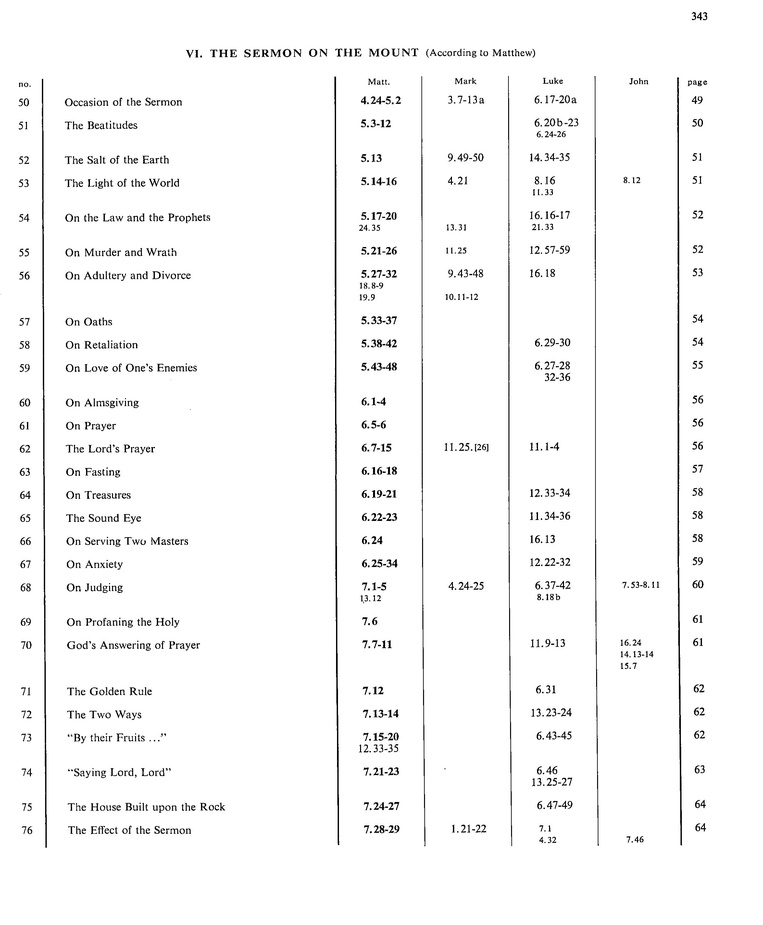
#> input picture bible/harmony/cut/harmony-1.2.jpg, 763 x 925 px, shrunk from 2350 x 2850 before the run
$ jupyter execute 'OpenCV playground.ipynb'
#> lines starting #> are read from the running program, lines starting #| are printed output that depends on the picture; after the words box and inside, x2 and y2 are one past the last pixel; in counts of white or black regions, pixels touching at a corner belong together
[cell 1]
import numpy as np
import cv2
from matplotlib import pyplot as plt

[cell 2]
image = cv2.imread("cut/harmony-1.2.jpg")
#> image is the input picture: shape (925, 763, 3); min 0, max 255, mean 247.8

[cell 3]
# convert the image to grayscale and flip the foreground
# and background to ensure foreground is now "white" and
# the background is "black"
gray = cv2.cvtColor(image, cv2.COLOR_BGR2GRAY)
gray = cv2.bitwise_not(gray)
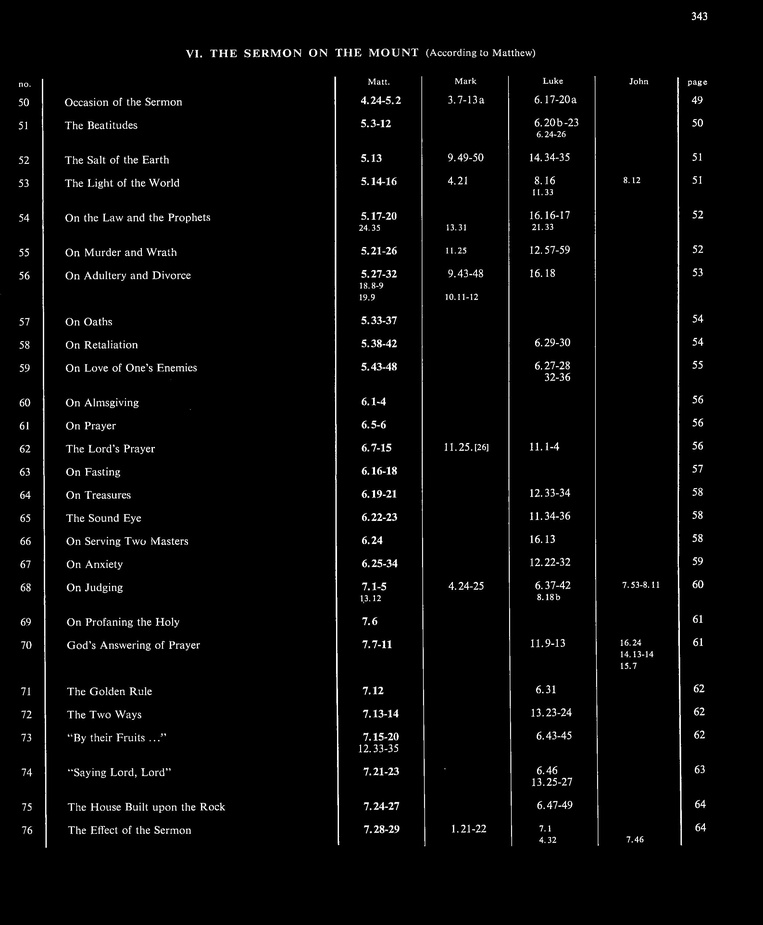
#> gray: shape (925, 763); min 0, max 255, mean 7.2

# threshold the image, setting all foreground pixels to
# 255 and all background pixels to 0
thresh = cv2.threshold(gray, 0, 255,
	cv2.THRESH_BINARY | cv2.THRESH_OTSU)[1]
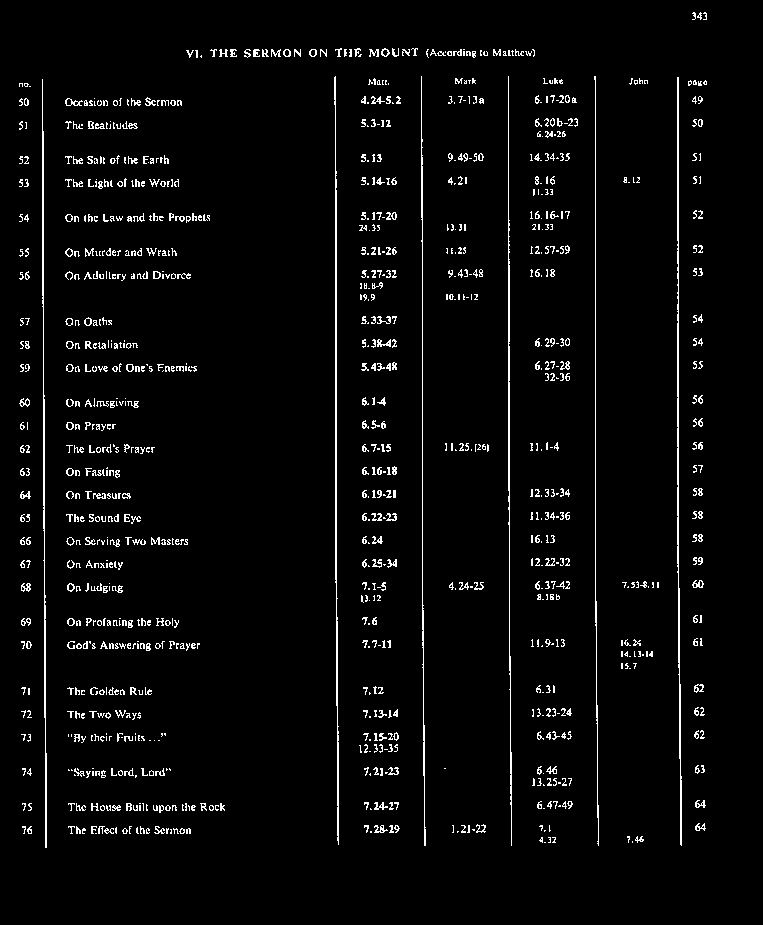
#> thresh: shape (925, 763); 3.5% white in thin lines or dots, all inside (x1, y1, x2, y2) = (19, 12, 707, 848)

[cell 4]
# grab the (x, y) coordinates of all pixel values that
# are greater than zero, then use these coordinates to
# compute a rotated bounding box that contains all
# coordinates
coords = np.column_stack(np.where(thresh > 0))
#> coords = 24921 pairs, first value 12 to 847, second value 19 to 706
angle = cv2.minAreaRect(coords)[-1]
#> angle = -89.82

[cell 5]
# the `cv2.minAreaRect` function returns values in the
# range [-90, 0); as the rectangle rotates clockwise the
# returned angle trends to 0 -- in this special case we
# need to add 90 degrees to the angle
if angle < -45:
	angle = -(90 + angle)
#> angle = -0.18

# otherwise, just take the inverse of the angle to make
# it positive
else:
	angle = -angle

[cell 6]
# rotate the image to deskew it
(h, w) = image.shape[:2]
#> h = 925; w = 763
center = (w // 2, h // 2)
#> center = (381, 462)
M = cv2.getRotationMatrix2D(center, angle, 1.0)
#> M = [[1, -0.00315, 1.46], [0.00315, 1, -1.2]]
rotated = cv2.warpAffine(image, M, (w, h),
	flags=cv2.INTER_CUBIC, borderMode=cv2.BORDER_REPLICATE)
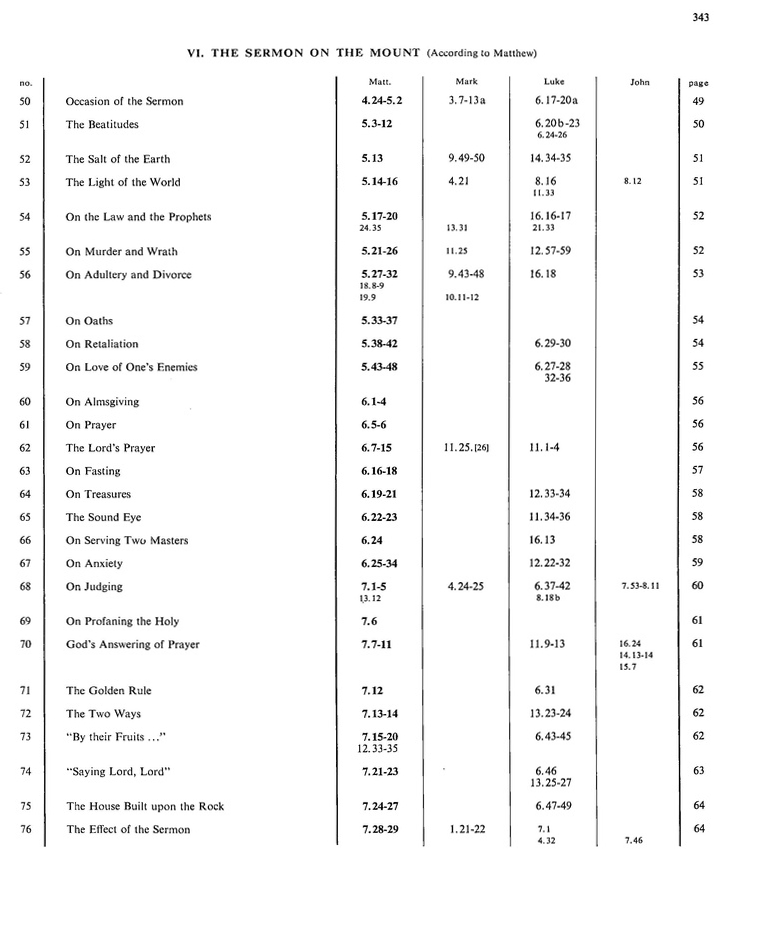
#> rotated: shape (925, 763, 3); min 0, max 255, mean 247.6

[cell 7]
# draw the correction angle on the image so we can validate it
#cv2.putText(rotated, "Angle: {:.2f} degrees".format(angle),
#	(10, 30), cv2.FONT_HERSHEY_SIMPLEX, 0.7, (0, 0, 255), 2)

[cell 8]
# show the output image
print("[INFO] angle: {:.3f}".format(angle))
#| [INFO] angle: -0.180

[cell 9]
# save the rotated image
cv2.imwrite("rotated.jpg", rotated)
#> Out = True

$ run again, with bible/harmony/cut/harmony-0.2.jpg copied over bible/harmony/cut/harmony-1.2.jpg
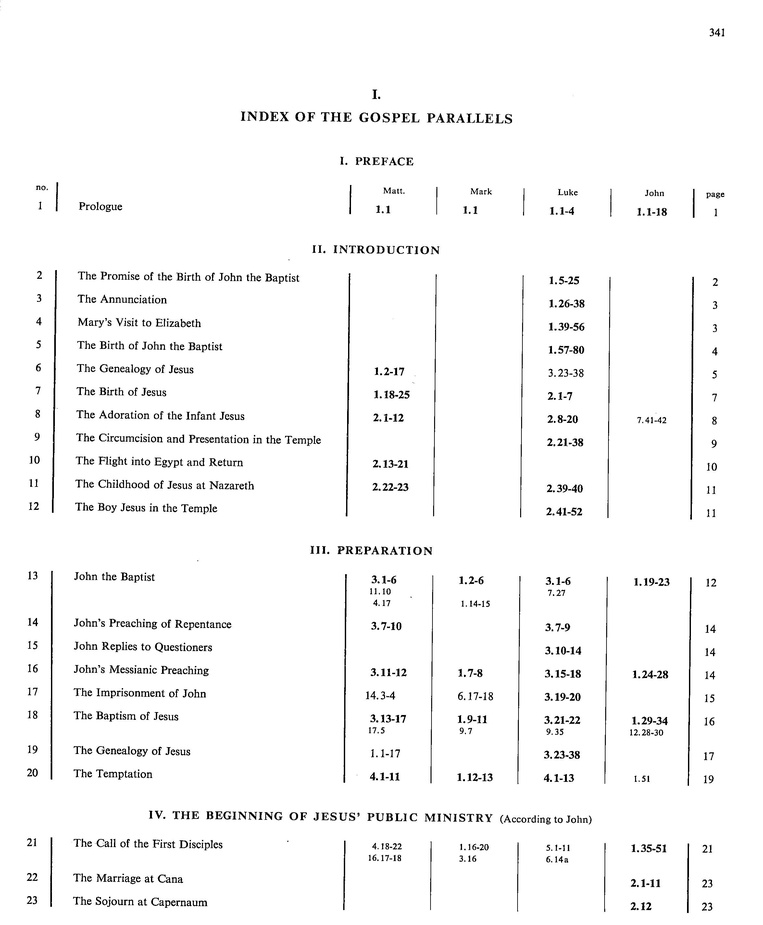
#> input picture bible/harmony/cut/harmony-0.2.jpg, 763 x 925 px, shrunk from 2350 x 2850 before the run
#> image is the input picture: shape (925, 763, 3); min 0, max 255, mean 247.4
#> `thresh = cv2.threshold(gray, 0, 255, cv2.THRESH_BINARY | cv2.THRESH_OT..`:
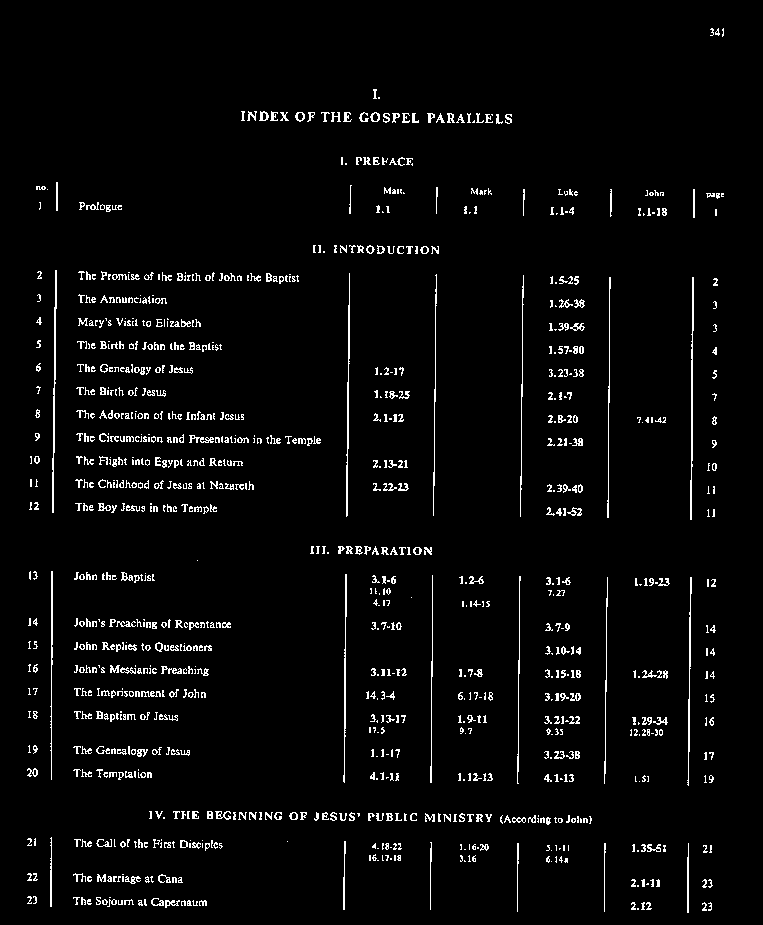
#> thresh: shape (925, 763); 3.6% white in thin lines or dots, all inside (x1, y1, x2, y2) = (27, 28, 724, 913)
#> coords = 25171 pairs, first value 28 to 912, second value 27 to 723
#> `angle = cv2.minAreaRect(coords)[-1]`: angle = -0.613
#> `angle = -angle`: angle = 0.613
#> M = [[1, 0.0107, -4.92], [-0.0107, 1, 4.11]]
#> `rotated = cv2.warpAffine(image, M, (w, h), flags=cv2.INTER_CUBIC, bord..`:
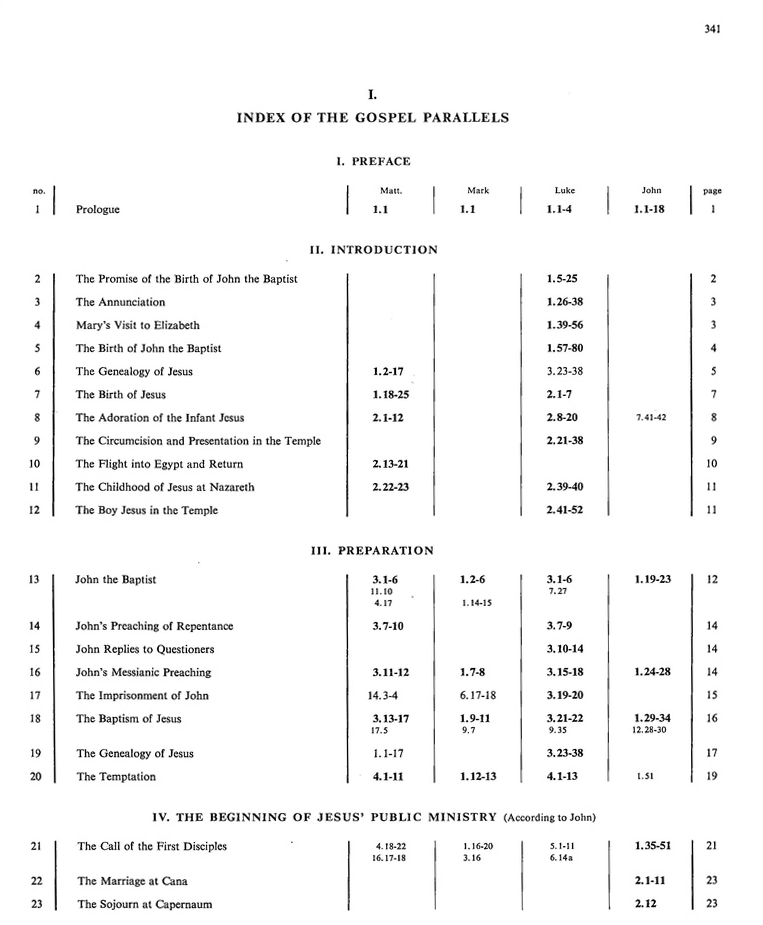
#> rotated: shape (925, 763, 3); min 0, max 255, mean 247.2
#| [INFO] angle: 0.613
#> Out = True

$ run again, with bible/harmony/cut/harmony-1.1.jpg copied over bible/harmony/cut/harmony-1.2.jpg
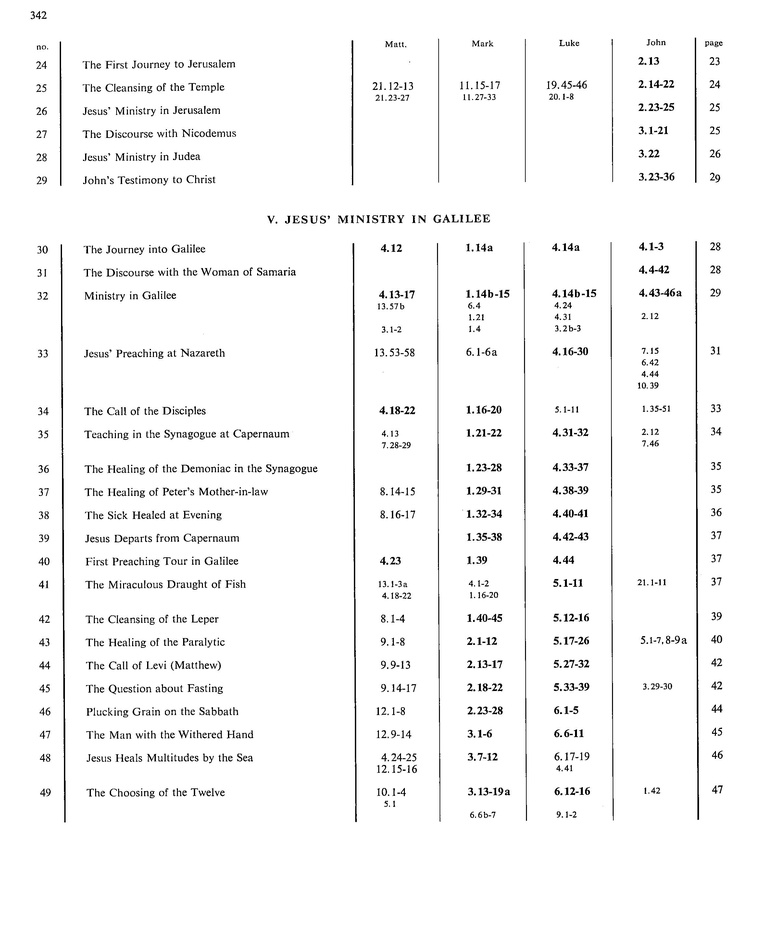
#> input picture bible/harmony/cut/harmony-1.1.jpg, 763 x 925 px, shrunk from 2350 x 2850 before the run
#> image is the input picture: shape (925, 763, 3); min 0, max 255, mean 246.5
#> `gray = cv2.bitwise_not(gray)`:
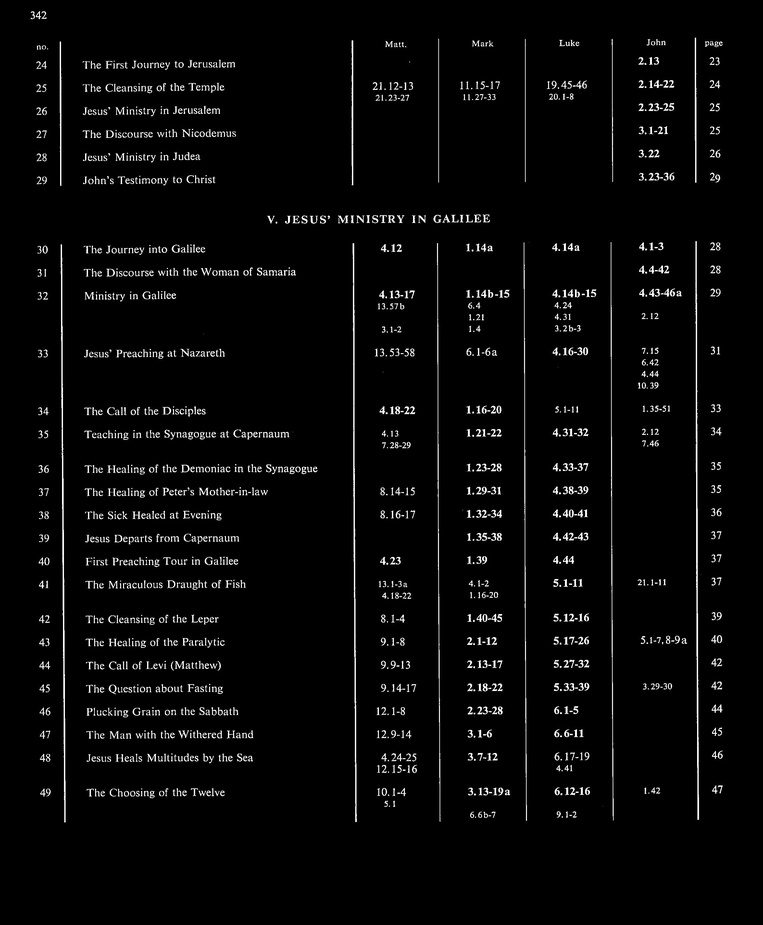
#> gray: shape (925, 763); min 0, max 255, mean 8.5
#> `thresh = cv2.threshold(gray, 0, 255, cv2.THRESH_BINARY | cv2.THRESH_OT..`:
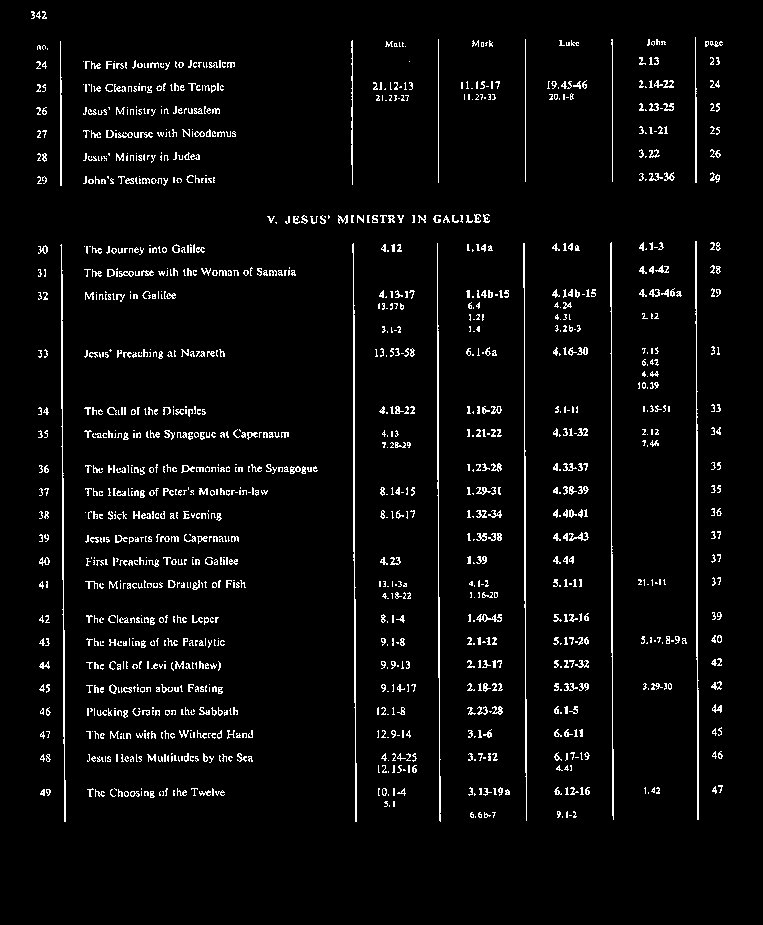
#> thresh: shape (925, 763); 4.2% white in thin lines or dots, all inside (x1, y1, x2, y2) = (31, 11, 723, 822)
#> coords = 29569 pairs, first value 11 to 821, second value 31 to 722
#> `angle = cv2.minAreaRect(coords)[-1]`: angle = -90
#> `angle = -(90 + angle)`: angle = 0
#> M = [[1, 0, 0], [0, 1, 0]]
#| [INFO] angle: -0.000
#> Out = True

$ run again, with bible/harmony/cut/harmony-2.1.jpg copied over bible/harmony/cut/harmony-1.2.jpg
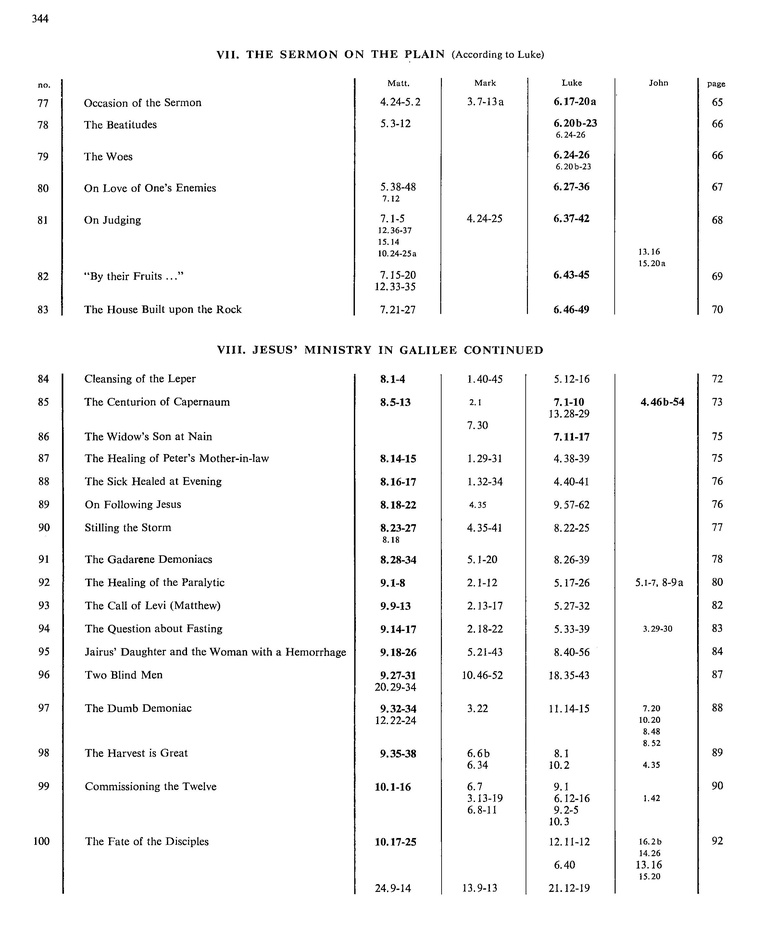
#> input picture bible/harmony/cut/harmony-2.1.jpg, 763 x 925 px, shrunk from 2350 x 2850 before the run
#> image is the input picture: shape (925, 763, 3); min 0, max 255, mean 246.4
#> `gray = cv2.bitwise_not(gray)`:
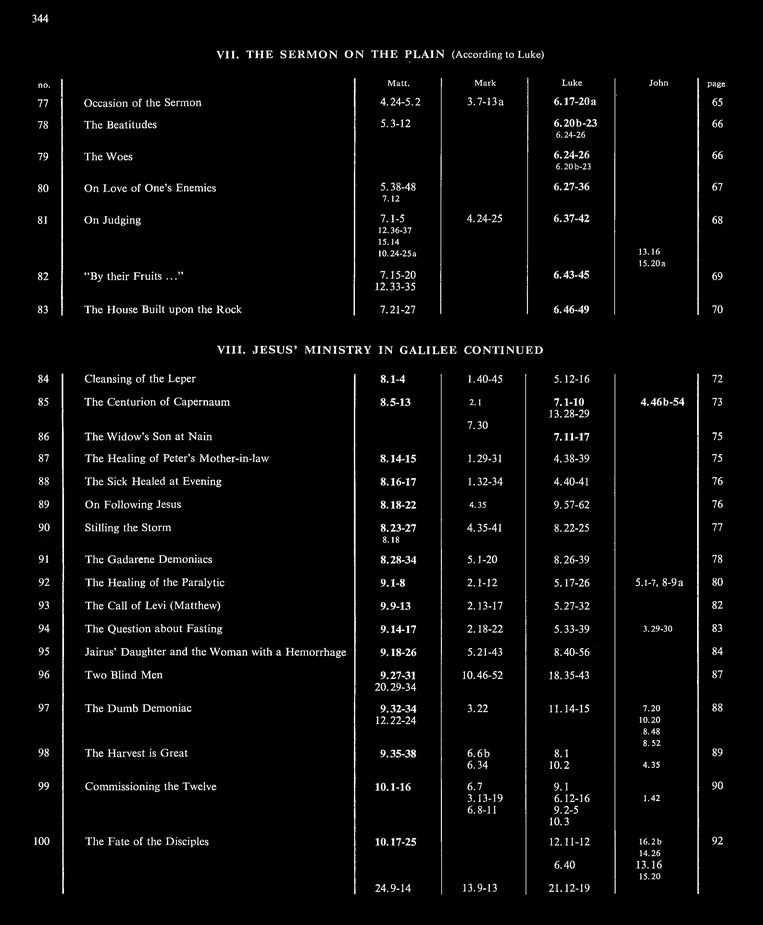
#> gray: shape (925, 763); min 0, max 255, mean 8.6
#> `thresh = cv2.threshold(gray, 0, 255, cv2.THRESH_BINARY | cv2.THRESH_OT..`:
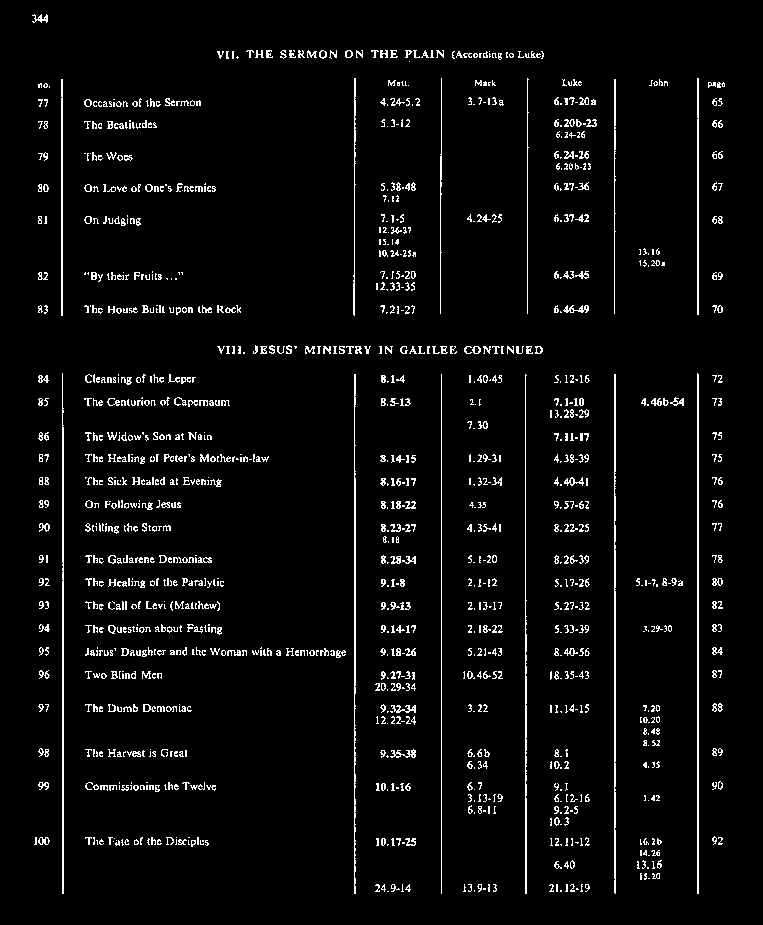
#> thresh: shape (925, 763); 4.2% white in thin lines or dots, all inside (x1, y1, x2, y2) = (32, 14, 725, 894)
#> coords = 29987 pairs, first value 14 to 893, second value 32 to 724
#> `angle = cv2.minAreaRect(coords)[-1]`: angle = -90
#> `angle = -(90 + angle)`: angle = 0
#> M = [[1, 0, 0], [0, 1, 0]]
#| [INFO] angle: -0.000
#> Out = True
